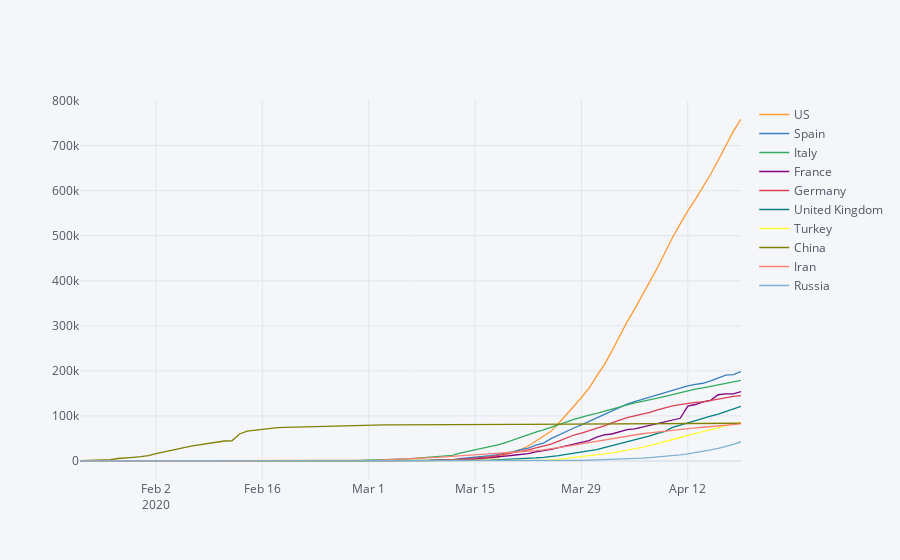

This figure's notebook cell:
### Markdown cell above
### Number of cases (top 10 countries)

### Code cell
latest_data = cases_df[cases_df.index==latest_date]
top_10_cases = latest_data.apply(pd.Series.nlargest,axis=1,n=10).columns
cases_df[top_10_cases].iplot()
